Frame 1 (no input): blank canvas, image omitted
Frame 60 (the mouse pressed at the canvas centre just before this capture): blank canvas, image omitted
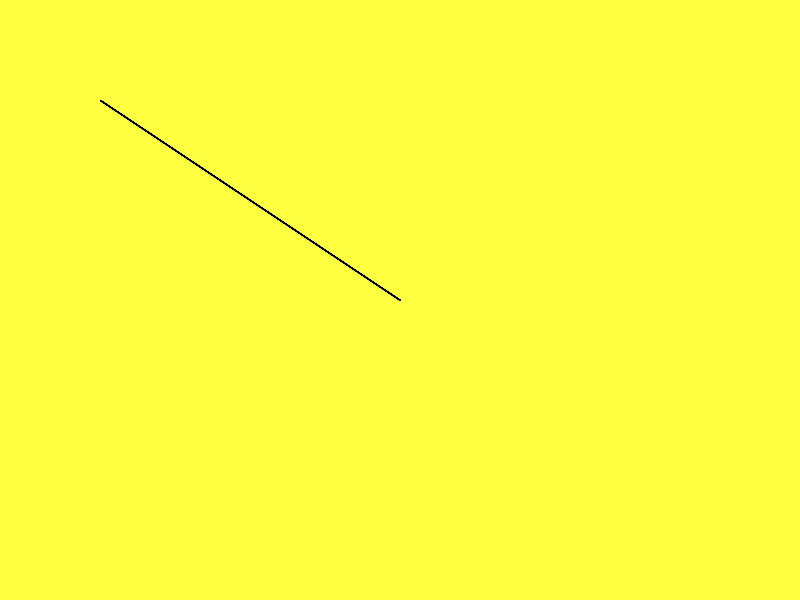
Frame 120 (the mouse held since frame 60 and released just before this capture)

The Processing sketch whose frames 1 and 60 were blank and that drew this single picture after the mouse press (run headless with seeded random() and noise(); from frame 60 on, the mouse is pressed at the canvas centre):

// Processing sketch: processing_182262
// ── processing_182262.pde

void setup()
{
  size(800,600);
  background(254,255,64);
}

void draw()
{
  strokeWeight(1);
  stroke(0,map(mouseX,0,800,0,255)); 
  line(100,100,mouseX,mouseY);
}
